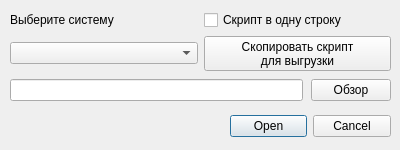
<?xml version="1.0" encoding="UTF-8"?>
<ui version="4.0">
 <class>LoadExcel</class>
 <widget class="QDialog" name="LoadExcel">
  <property name="geometry">
   <rect>
    <x>0</x>
    <y>0</y>
    <width>400</width>
    <height>150</height>
   </rect>
  </property>
  <property name="acceptDrops">
   <bool>true</bool>
  </property>
  <property name="windowTitle">
   <string>Загрузка EXCEL</string>
  </property>
  <property name="accessibleName">
   <string/>
  </property>
  <property name="sizeGripEnabled">
   <bool>false</bool>
  </property>
  <property name="modal">
   <bool>true</bool>
  </property>
  <widget class="QDialogButtonBox" name="buttonBox">
   <property name="geometry">
    <rect>
     <x>230</x>
     <y>110</y>
     <width>161</width>
     <height>32</height>
    </rect>
   </property>
   <property name="orientation">
    <enum>Qt::Horizontal</enum>
   </property>
   <property name="standardButtons">
    <set>QDialogButtonBox::Cancel|QDialogButtonBox::Open</set>
   </property>
  </widget>
  <widget class="QWidget" name="horizontalLayoutWidget_2">
   <property name="geometry">
    <rect>
     <x>10</x>
     <y>70</y>
     <width>381</width>
     <height>41</height>
    </rect>
   </property>
   <layout class="QHBoxLayout" name="horizontalLayout_2">
    <property name="spacing">
     <number>8</number>
    </property>
    <item>
     <widget class="QLineEdit" name="excelPath">
      <property name="enabled">
       <bool>true</bool>
      </property>
     </widget>
    </item>
    <item>
     <widget class="QPushButton" name="file_dialog">
      <property name="text">
       <string>Обзор</string>
      </property>
     </widget>
    </item>
   </layout>
  </widget>
  <widget class="QWidget" name="gridLayoutWidget">
   <property name="geometry">
    <rect>
     <x>10</x>
     <y>10</y>
     <width>381</width>
     <height>61</height>
    </rect>
   </property>
   <layout class="QGridLayout" name="gridLayout">
    <item row="0" column="1">
     <widget class="QCheckBox" name="minimizeScript">
      <property name="text">
       <string>Скрипт в одну строку</string>
      </property>
     </widget>
    </item>
    <item row="1" column="1">
     <widget class="QPushButton" name="copy_script">
      <property name="sizePolicy">
       <sizepolicy hsizetype="Minimum" vsizetype="Maximum">
        <horstretch>0</horstretch>
        <verstretch>0</verstretch>
       </sizepolicy>
      </property>
      <property name="text">
       <string>Скопировать скрипт
для выгрузки</string>
      </property>
      <property name="checkable">
       <bool>false</bool>
      </property>
      <property name="checked">
       <bool>false</bool>
      </property>
      <property name="autoRepeat">
       <bool>false</bool>
      </property>
      <property name="autoExclusive">
       <bool>false</bool>
      </property>
      <property name="autoDefault">
       <bool>false</bool>
      </property>
      <property name="default">
       <bool>false</bool>
      </property>
      <property name="flat">
       <bool>false</bool>
      </property>
     </widget>
    </item>
    <item row="1" column="0">
     <widget class="QComboBox" name="selectSystem"/>
    </item>
    <item row="0" column="0">
     <widget class="QLabel" name="label">
      <property name="text">
       <string>Выберите систему</string>
      </property>
      <property name="buddy">
       <cstring>selectSystem</cstring>
      </property>
     </widget>
    </item>
   </layout>
  </widget>
 </widget>
 <resources/>
 <connections>
  <connection>
   <sender>buttonBox</sender>
   <signal>accepted()</signal>
   <receiver>LoadExcel</receiver>
   <slot>accept()</slot>
   <hints>
    <hint type="sourcelabel">
     <x>258</x>
     <y>141</y>
    </hint>
    <hint type="destinationlabel">
     <x>157</x>
     <y>274</y>
    </hint>
   </hints>
  </connection>
  <connection>
   <sender>buttonBox</sender>
   <signal>rejected()</signal>
   <receiver>LoadExcel</receiver>
   <slot>reject()</slot>
   <hints>
    <hint type="sourcelabel">
     <x>326</x>
     <y>141</y>
    </hint>
    <hint type="destinationlabel">
     <x>286</x>
     <y>274</y>
    </hint>
   </hints>
  </connection>
 </connections>
</ui>
